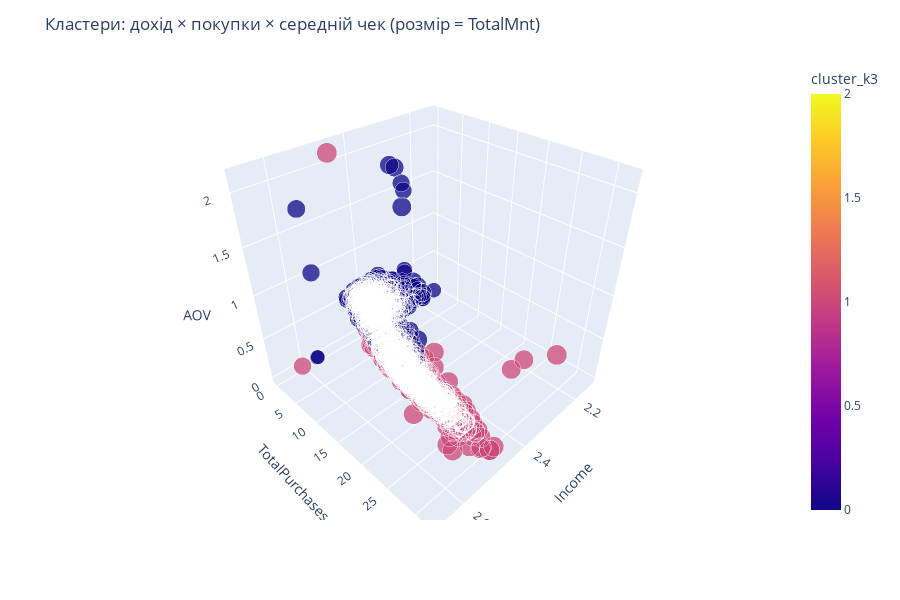

Write notebook code for a chart like this one.
### Code cell
fig = px.scatter_3d(
    df,
    x='Income', y='TotalPurchases', z='AOV',
    color='cluster_k3',
    size='TotalMnt',
    opacity=0.75, height=600,
    hover_data=['Recency','Customer_For_Days','WebShare','StoreShare']
)
fig.update_layout(title='Кластери: дохід × покупки × середній чек (розмір = TotalMnt)')
fig.show()

### Figure 1 — Plotly figure (JSON) as saved in the notebook; plotly's stock layout.template omitted (floating-point values rounded to 4 significant figures; data arrays with more than 128 entries replaced by an {"elided": "..."} marker saying what was removed)
{"data": [{"customdata": {"elided": "2240x4 float values"}, "hovertemplate": "Income=%{x}<br>TotalPurchases=%{y}<br>AOV=%{z}<br>TotalMnt=%{marker.size}<br>Recency=%{customdata[0]}<br>Customer_For_Days=%{customdata[1]}<br>WebShare=%{customdata[2]}<br>StoreShare=%{customdata[3]}<br>cluster_k3=%{marker.color}<extra></extra>", "legendgroup": "", "marker": {"color": {"elided": "2240 int values"}, "coloraxis": "coloraxis", "opacity": 0.75, "size": {"elided": "2240 float values"}, "sizemode": "area", "sizeref": 0.005447, "symbol": "circle"}, "mode": "markers", "name": "", "scene": "scene", "showlegend": false, "type": "scatter3d", "x": {"elided": "2240 float values"}, "y": {"elided": "2240 int values"}, "z": {"elided": "2240 float values"}}], "layout": {"coloraxis": {"colorbar": {"title": {"text": "cluster_k3"}}, "colorscale": [[0, "#0d0887"], [0.1111, "#46039f"], [0.2222, "#7201a8"], [0.3333, "#9c179e"], [0.4444, "#bd3786"], [0.5556, "#d8576b"], [0.6667, "#ed7953"], [0.7778, "#fb9f3a"], [0.8889, "#fdca26"], [1, "#f0f921"]]}, "height": 600, "legend": {"itemsizing": "constant", "tracegroupgap": 0}, "margin": {"t": 60}, "scene": {"domain": {"x": [0, 1], "y": [0, 1]}, "xaxis": {"title": {"text": "Income"}}, "yaxis": {"title": {"text": "TotalPurchases"}}, "zaxis": {"title": {"text": "AOV"}}}, "title": {"text": "Кластери: дохід × покупки × середній чек (розмір = TotalMnt)"}}}
